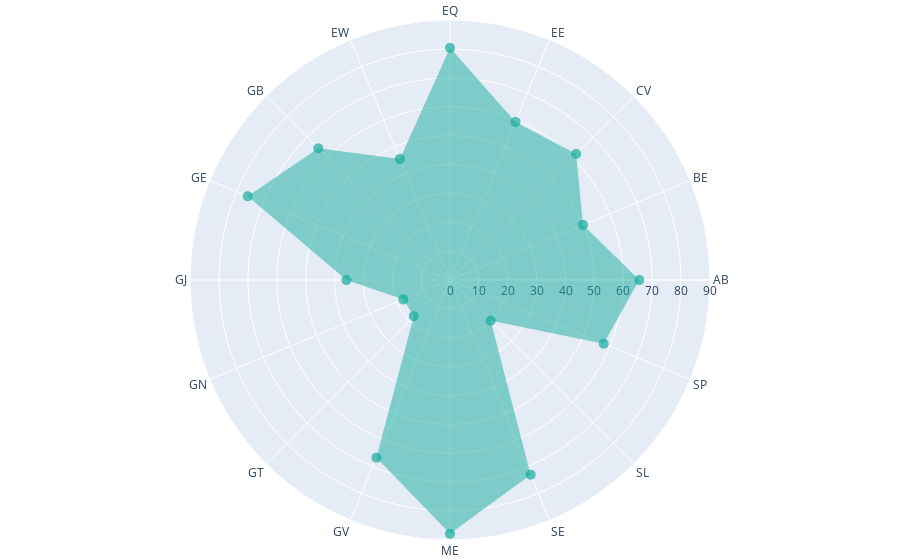

The code cell stored with this chart in its notebook:
### Code cell
df = data[data.Aggregation == 'Category'].groupby('Variable').mean().reset_index()

fig = go.Figure()

fig.add_trace(go.Scatterpolargl(
      r = df.Value,
      theta = df.Variable,
      name = "Trial 6",
      marker=dict(size=10, color="#14ac9c"),
      ))
fig.update_traces(fill='toself')
fig.update_traces(mode="markers", marker=dict(opacity=0.7))
fig.update_layout(margin={"r": 20, "t": 20, "l": 20, "b": 20})

### Figure 1 — Plotly figure (JSON) as saved in the notebook; plotly's stock layout.template omitted (floating-point values rounded to 4 significant figures)
{"data": [{"fill": "toself", "marker": {"color": "#14ac9c", "opacity": 0.7, "size": 10}, "mode": "markers", "name": "Trial 6", "r": [65.53, 49.84, 61.76, 59.24, 80.39, 45.34, 64.5, 75.81, 35.86, 17.5, 17.71, 66.59, 87.86, 72.97, 19.9, 57.62], "theta": ["AB", "BE", "CV", "EE", "EQ", "EW", "GB", "GE", "GJ", "GN", "GT", "GV", "ME", "SE", "SL", "SP"], "type": "scatterpolargl"}], "layout": {"margin": {"b": 20, "l": 20, "r": 20, "t": 20}}}
